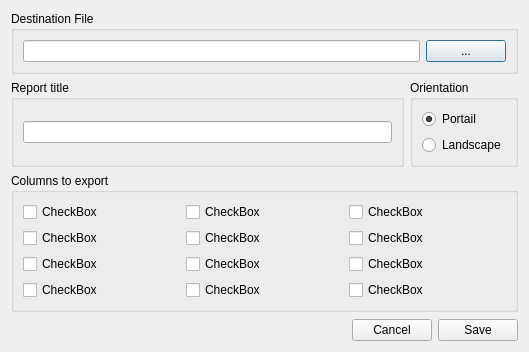
<?xml version="1.0" encoding="UTF-8"?>
<ui version="4.0">
 <class>PdfExport</class>
 <widget class="QDialog" name="PdfExport">
  <property name="geometry">
   <rect>
    <x>0</x>
    <y>0</y>
    <width>529</width>
    <height>352</height>
   </rect>
  </property>
  <property name="windowTitle">
   <string>Save File</string>
  </property>
  <layout class="QVBoxLayout" name="verticalLayout">
   <item>
    <widget class="QGroupBox" name="groupBox">
     <property name="title">
      <string>Destination File</string>
     </property>
     <layout class="QHBoxLayout" name="horizontalLayout">
      <item>
       <widget class="QLineEdit" name="field_path"/>
      </item>
      <item>
       <widget class="QPushButton" name="btn_searchFile">
        <property name="text">
         <string>...</string>
        </property>
       </widget>
      </item>
     </layout>
    </widget>
   </item>
   <item>
    <layout class="QHBoxLayout" name="horizontalLayout_2">
     <item>
      <widget class="QGroupBox" name="groupBox_title">
       <property name="title">
        <string>Report title</string>
       </property>
       <layout class="QHBoxLayout" name="horizontalLayout_4">
        <item>
         <widget class="QLineEdit" name="field_title"/>
        </item>
       </layout>
      </widget>
     </item>
     <item>
      <widget class="QGroupBox" name="groupBox_2">
       <property name="title">
        <string>Orientation</string>
       </property>
       <layout class="QVBoxLayout" name="verticalLayout_2">
        <item>
         <widget class="QRadioButton" name="radio_portail">
          <property name="text">
           <string>Portail</string>
          </property>
          <property name="checked">
           <bool>true</bool>
          </property>
         </widget>
        </item>
        <item>
         <widget class="QRadioButton" name="radio_landscape">
          <property name="text">
           <string>Landscape</string>
          </property>
          <property name="checked">
           <bool>false</bool>
          </property>
         </widget>
        </item>
       </layout>
      </widget>
     </item>
    </layout>
   </item>
   <item>
    <widget class="QGroupBox" name="checkBox">
     <property name="title">
      <string>Columns to export</string>
     </property>
     <layout class="QGridLayout" name="gridLayout">
      <item row="0" column="2">
       <widget class="QCheckBox" name="checkBox_03">
        <property name="text">
         <string>CheckBox</string>
        </property>
       </widget>
      </item>
      <item row="2" column="0">
       <widget class="QCheckBox" name="checkBox_07">
        <property name="text">
         <string>CheckBox</string>
        </property>
       </widget>
      </item>
      <item row="2" column="2">
       <widget class="QCheckBox" name="checkBox_09">
        <property name="text">
         <string>CheckBox</string>
        </property>
       </widget>
      </item>
      <item row="0" column="0">
       <widget class="QCheckBox" name="checkBox_01">
        <property name="text">
         <string>CheckBox</string>
        </property>
       </widget>
      </item>
      <item row="3" column="0">
       <widget class="QCheckBox" name="checkBox_10">
        <property name="text">
         <string>CheckBox</string>
        </property>
       </widget>
      </item>
      <item row="1" column="2">
       <widget class="QCheckBox" name="checkBox_06">
        <property name="text">
         <string>CheckBox</string>
        </property>
       </widget>
      </item>
      <item row="0" column="1">
       <widget class="QCheckBox" name="checkBox_02">
        <property name="text">
         <string>CheckBox</string>
        </property>
       </widget>
      </item>
      <item row="3" column="1">
       <widget class="QCheckBox" name="checkBox_11">
        <property name="text">
         <string>CheckBox</string>
        </property>
       </widget>
      </item>
      <item row="1" column="1">
       <widget class="QCheckBox" name="checkBox_05">
        <property name="text">
         <string>CheckBox</string>
        </property>
       </widget>
      </item>
      <item row="2" column="1">
       <widget class="QCheckBox" name="checkBox_08">
        <property name="text">
         <string>CheckBox</string>
        </property>
       </widget>
      </item>
      <item row="1" column="0">
       <widget class="QCheckBox" name="checkBox_04">
        <property name="text">
         <string>CheckBox</string>
        </property>
       </widget>
      </item>
      <item row="3" column="2">
       <widget class="QCheckBox" name="checkBox_12">
        <property name="text">
         <string>CheckBox</string>
        </property>
       </widget>
      </item>
     </layout>
    </widget>
   </item>
   <item>
    <spacer name="verticalSpacer">
     <property name="orientation">
      <enum>Qt::Vertical</enum>
     </property>
     <property name="sizeHint" stdset="0">
      <size>
       <width>20</width>
       <height>40</height>
      </size>
     </property>
    </spacer>
   </item>
   <item>
    <layout class="QHBoxLayout" name="horizontalLayout_3">
     <item>
      <spacer name="horizontalSpacer">
       <property name="orientation">
        <enum>Qt::Horizontal</enum>
       </property>
       <property name="sizeHint" stdset="0">
        <size>
         <width>40</width>
         <height>20</height>
        </size>
       </property>
      </spacer>
     </item>
     <item>
      <widget class="QPushButton" name="btnCancel">
       <property name="text">
        <string>Cancel</string>
       </property>
      </widget>
     </item>
     <item>
      <widget class="QPushButton" name="btnExport">
       <property name="text">
        <string>Save</string>
       </property>
      </widget>
     </item>
    </layout>
   </item>
  </layout>
 </widget>
 <resources/>
 <connections/>
</ui>
